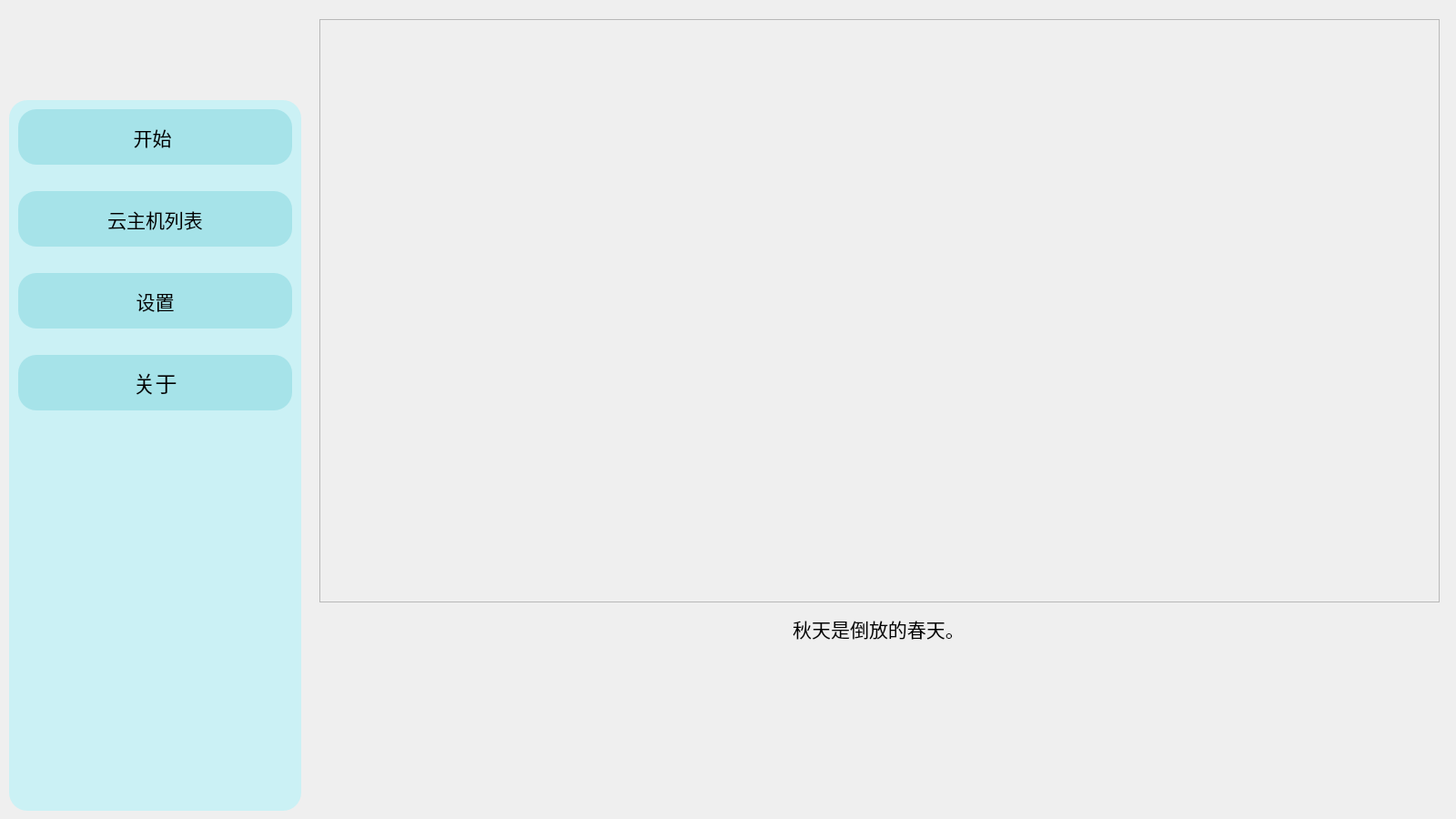
<?xml version="1.0" encoding="UTF-8"?>
<ui version="4.0">
 <class>MainWindow</class>
 <widget class="QMainWindow" name="MainWindow">
  <property name="geometry">
   <rect>
    <x>0</x>
    <y>0</y>
    <width>1600</width>
    <height>900</height>
   </rect>
  </property>
  <property name="minimumSize">
   <size>
    <width>1600</width>
    <height>900</height>
   </size>
  </property>
  <property name="windowTitle">
   <string>Mikasa</string>
  </property>
  <property name="styleSheet">
   <string notr="true"/>
  </property>
  <widget class="QWidget" name="centralwidget">
   <widget class="QWidget" name="widget" native="true">
    <property name="geometry">
     <rect>
      <x>10</x>
      <y>10</y>
      <width>321</width>
      <height>91</height>
     </rect>
    </property>
    <property name="styleSheet">
     <string notr="true">image: url(:/new/logo/img/logo.png);</string>
    </property>
   </widget>
   <widget class="QFrame" name="frame">
    <property name="geometry">
     <rect>
      <x>10</x>
      <y>110</y>
      <width>321</width>
      <height>781</height>
     </rect>
    </property>
    <property name="styleSheet">
     <string notr="true">background-color: rgb(203, 241, 245);
border-radius: 20px;</string>
    </property>
    <property name="frameShape">
     <enum>QFrame::Shape::StyledPanel</enum>
    </property>
    <property name="frameShadow">
     <enum>QFrame::Shadow::Raised</enum>
    </property>
    <widget class="QPushButton" name="pushButton">
     <property name="geometry">
      <rect>
       <x>10</x>
       <y>10</y>
       <width>301</width>
       <height>61</height>
      </rect>
     </property>
     <property name="font">
      <font>
       <family>Microsoft YaHei UI</family>
       <pointsize>16</pointsize>
       <bold>false</bold>
      </font>
     </property>
     <property name="styleSheet">
      <string notr="true">background-color: rgb(166, 227, 233);</string>
     </property>
     <property name="text">
      <string>开始 </string>
     </property>
    </widget>
    <widget class="QPushButton" name="pushButton_2">
     <property name="geometry">
      <rect>
       <x>10</x>
       <y>100</y>
       <width>301</width>
       <height>61</height>
      </rect>
     </property>
     <property name="font">
      <font>
       <pointsize>16</pointsize>
      </font>
     </property>
     <property name="styleSheet">
      <string notr="true">background-color: rgb(166, 227, 233);</string>
     </property>
     <property name="text">
      <string>云主机列表</string>
     </property>
    </widget>
    <widget class="QPushButton" name="pushButton_3">
     <property name="geometry">
      <rect>
       <x>10</x>
       <y>190</y>
       <width>301</width>
       <height>61</height>
      </rect>
     </property>
     <property name="font">
      <font>
       <pointsize>16</pointsize>
      </font>
     </property>
     <property name="styleSheet">
      <string notr="true">background-color: rgb(166, 227, 233);</string>
     </property>
     <property name="text">
      <string>设置</string>
     </property>
    </widget>
    <widget class="QPushButton" name="pushButton_4">
     <property name="geometry">
      <rect>
       <x>10</x>
       <y>280</y>
       <width>301</width>
       <height>61</height>
      </rect>
     </property>
     <property name="font">
      <font>
       <pointsize>18</pointsize>
      </font>
     </property>
     <property name="styleSheet">
      <string notr="true">background-color: rgb(166, 227, 233);</string>
     </property>
     <property name="text">
      <string>关于</string>
     </property>
    </widget>
   </widget>
   <widget class="QWidget" name="widget_2" native="true">
    <property name="geometry">
     <rect>
      <x>340</x>
      <y>10</y>
      <width>1251</width>
      <height>881</height>
     </rect>
    </property>
    <property name="styleSheet">
     <string notr="true">text-align: center;</string>
    </property>
    <widget class="QFrame" name="frame_2">
     <property name="geometry">
      <rect>
       <x>11</x>
       <y>11</y>
       <width>1231</width>
       <height>641</height>
      </rect>
     </property>
     <property name="styleSheet">
      <string notr="true">image: url(:/img/piingpai.png);</string>
     </property>
     <property name="frameShape">
      <enum>QFrame::Shape::StyledPanel</enum>
     </property>
     <property name="frameShadow">
      <enum>QFrame::Shadow::Raised</enum>
     </property>
    </widget>
    <widget class="QLabel" name="label">
     <property name="geometry">
      <rect>
       <x>10</x>
       <y>660</y>
       <width>1231</width>
       <height>41</height>
      </rect>
     </property>
     <property name="font">
      <font>
       <pointsize>16</pointsize>
      </font>
     </property>
     <property name="text">
      <string>秋天是倒放的春天。</string>
     </property>
     <property name="alignment">
      <set>Qt::AlignmentFlag::AlignCenter</set>
     </property>
    </widget>
   </widget>
  </widget>
 </widget>
 <resources/>
 <connections/>
</ui>
